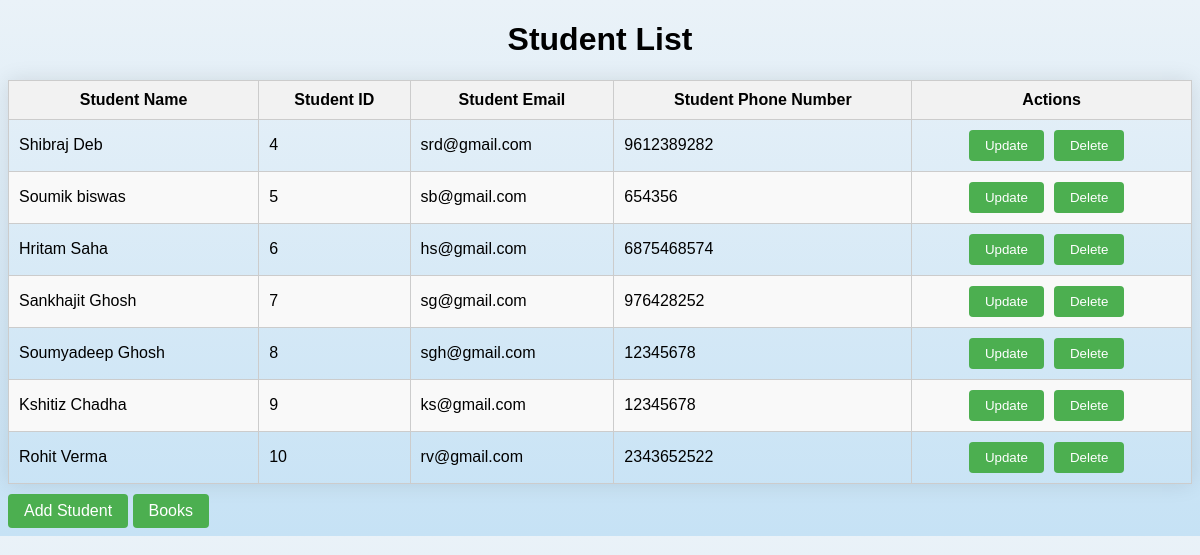
Before: / with the older database file.
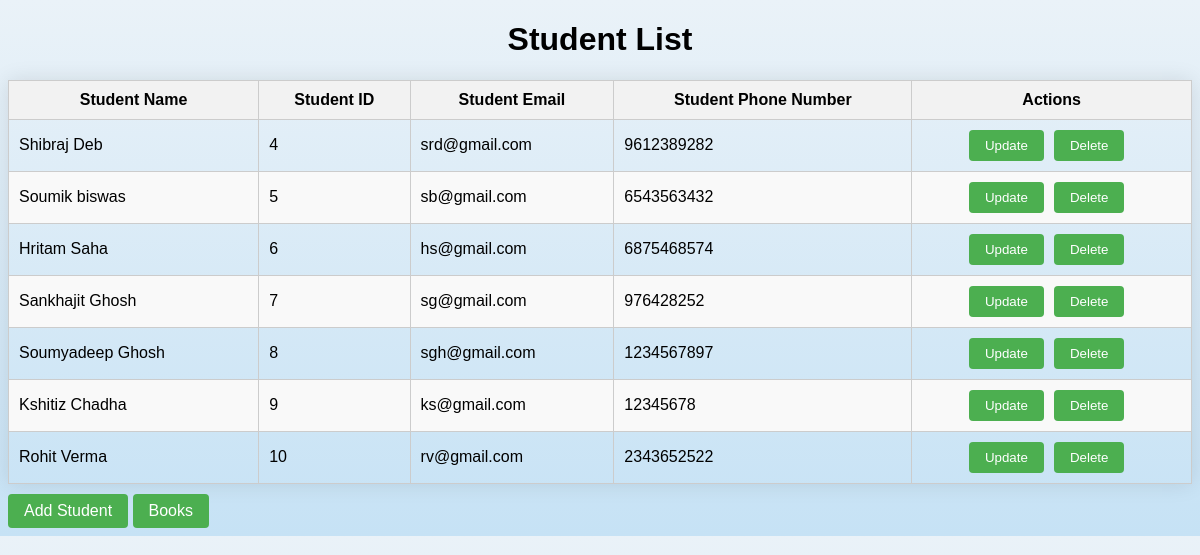
After: the same page with the newer database file.
### students/models.py (models this page shows, shortened)
class Student(models.Model):
    name = models.CharField(max_length=100)
    student_id = models.CharField(max_length=10, unique=True)
    email = models.EmailField(unique=True)
    phone_number = models.CharField(max_length=20)

### students/views.py (the view)
# urls.py: path('', views.student_list, name='student_list'),
def student_list(request):
    students = Student.objects.all()
    return render(request, 'student_list.html', {'students': students})

### students/templates/student_list.html (shortened to what this page needs)
<!DOCTYPE html>
<html lang="en">
<head>
</head>
<body>
  <h1>Student List</h1>
  <table>
    <thead>
      <tr>
        <th>Student Name</th>
        <th>Student ID </th>
        <th>Student Email</th>
        <th>Student Phone Number</th>
        <th>Actions</th>
      </tr>
    </thead>
    <tbody>
      {% for student in students %}
        <tr>
          <td>{{ student.name }}</td>
          <td>{{ student.student_id }}</td>
          <td>{{ student.email }}</td>
          <td>{{ student.phone_number }}</td>
          <td>
            <div class="action-buttons">
              <form action="{% url 'student_update' student_id=student.id %}" method="GET">
                <input type="submit" value="Update">
              </form>
              <form action="{% url 'student_delete' student_id=student.id %}" method="POST">
                <input type="submit" value="Delete">
              </form>
            </div>
          </td>
        </tr>
      {% empty %}
        <tr>
          <td colspan="5">No students found.</td>
        </tr>
      {% endfor %}
    </tbody>
  </table>
  <a href="{% url 'student_create' %}">Add Student</a>
  <a href="{% url 'book_list' %}">Books</a>
</body>
</html>

### students/templates/student_list.html (style rules this page uses)
body { font-family: 'Arial Narrow Bold', sans-serif; background: linear-gradient(to bottom, #eaf2f8, #c6e2f5); }
h1 { text-align: center; }
table { width: 100%; border-collapse: collapse; box-shadow: 0 0 20px rgba(0, 0, 0, 0.1); }
th, td { padding: 10px; border: 1px solid #ccc; }
th { background-color: #f2f2f2; }
tr:nth-child(even) { background-color: #f9f9f9; }
a { display: inline-block; padding: 8px 16px; text-decoration: none; background-color: #4caf50; color: #fff; border-radius: 4px; transition: background-color 0.3s ease; margin-top: 10px; }
.action-buttons { display: flex; justify-content: center; align-items: center; }
.action-buttons input[type="submit"] { display: inline-block; padding: 8px 16px; margin-right: 10px; background-color: #4caf50; color: #fff; border: none; border-radius: 4px; cursor: pointer; }

Changed rows visible on the page:
changed Student "Soumik biswas": phone_number "654356" → "6543563432"
changed Student "Soumyadeep Ghosh": phone_number "12345678" → "1234567897"
